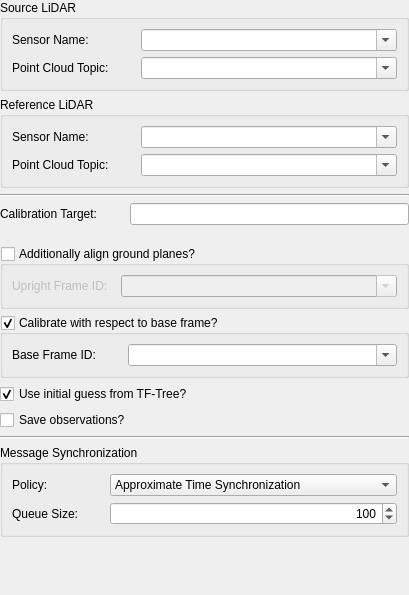
<?xml version="1.0" encoding="UTF-8"?>
<ui version="4.0">
 <class>multisensor_calibration::ExtrinsicLidarLidarConfigWidget</class>
 <widget class="QWidget" name="multisensor_calibration::ExtrinsicLidarLidarConfigWidget">
  <property name="geometry">
   <rect>
    <x>0</x>
    <y>0</y>
   <width>409</width>
   <height>595</height>
   </rect>
  </property>
  <property name="sizePolicy">
   <sizepolicy hsizetype="Preferred" vsizetype="Fixed">
    <horstretch>0</horstretch>
    <verstretch>0</verstretch>
   </sizepolicy>
  </property>
  <property name="minimumSize">
   <size>
    <width>0</width>
    <height>513</height>
   </size>
  </property>
  <property name="maximumSize">
   <size>
    <width>16777215</width>
    <height>595</height>
   </size>
  </property>
  <property name="windowTitle">
   <string>Form</string>
  </property>
  <layout class="QVBoxLayout" name="verticalLayout">
   <property name="leftMargin">
    <number>0</number>
   </property>
   <property name="topMargin">
    <number>0</number>
   </property>
   <property name="rightMargin">
    <number>0</number>
   </property>
   <property name="bottomMargin">
    <number>0</number>
   </property>
   <item>
    <widget class="QGroupBox" name="srcGroupBox">
     <property name="title">
      <string>Source LiDAR</string>
     </property>
     <layout class="QFormLayout" name="formLayout">
      <property name="horizontalSpacing">
       <number>32</number>
      </property>
      <item row="0" column="0">
       <widget class="QLabel" name="srcNameLabel">
        <property name="text">
         <string>Sensor Name:</string>
        </property>
       </widget>
      </item>
      <item row="0" column="1">
       <widget class="QComboBox" name="srcNameComboBox">
        <property name="toolTip">
         <string>Select or enter the name of the source LiDAR sensor.</string>
        </property>
        <property name="editable">
         <bool>true</bool>
        </property>
       </widget>
      </item>
      <item row="1" column="0">
       <widget class="QLabel" name="srcCloudTopicLabel">
        <property name="text">
         <string>Point Cloud Topic:</string>
        </property>
       </widget>
      </item>
      <item row="1" column="1">
       <widget class="QComboBox" name="srcCloudTopicComboBox">
        <property name="toolTip">
         <string>Select or enter the topic name on which the point clouds are published.</string>
        </property>
        <property name="editable">
         <bool>true</bool>
        </property>
       </widget>
      </item>
     </layout>
    </widget>
   </item>
   <item>
    <widget class="QGroupBox" name="refGroupBox">
     <property name="title">
      <string>Reference LiDAR</string>
     </property>
     <layout class="QFormLayout" name="formLayout_2">
      <property name="horizontalSpacing">
       <number>32</number>
      </property>
      <item row="0" column="0">
       <widget class="QLabel" name="refNameLabel">
        <property name="text">
         <string>Sensor Name:</string>
        </property>
       </widget>
      </item>
      <item row="1" column="0">
       <widget class="QLabel" name="refCloudTopicLabel">
        <property name="text">
         <string>Point Cloud Topic:</string>
        </property>
       </widget>
      </item>
      <item row="1" column="1">
       <widget class="QComboBox" name="refCloudTopicComboBox">
        <property name="toolTip">
         <string>Select or enter the topic name on which the point clouds are published.</string>
        </property>
        <property name="editable">
         <bool>true</bool>
        </property>
       </widget>
      </item>
      <item row="0" column="1">
       <widget class="QComboBox" name="refNameComboBox">
        <property name="toolTip">
         <string>Select or enter the name of the reference LiDAR sensor.</string>
        </property>
        <property name="editable">
         <bool>true</bool>
        </property>
       </widget>
      </item>
     </layout>
    </widget>
   </item>
   <item>
    <widget class="Line" name="line">
     <property name="orientation">
      <enum>Qt::Horizontal</enum>
     </property>
    </widget>
   </item>
   <item>
    <widget class="QWidget" name="calibTargetWidget" native="true">
     <property name="sizePolicy">
      <sizepolicy hsizetype="MinimumExpanding" vsizetype="Minimum">
       <horstretch>0</horstretch>
       <verstretch>0</verstretch>
      </sizepolicy>
     </property>
     <property name="minimumSize">
      <size>
       <width>0</width>
       <height>37</height>
      </size>
     </property>
     <property name="maximumSize">
      <size>
       <width>16777215</width>
       <height>37</height>
      </size>
     </property>
     <layout class="QFormLayout" name="formLayout_3">
      <property name="horizontalSpacing">
       <number>32</number>
      </property>
      <property name="leftMargin">
       <number>0</number>
      </property>
      <property name="topMargin">
       <number>0</number>
      </property>
      <property name="rightMargin">
       <number>0</number>
      </property>
      <property name="bottomMargin">
       <number>0</number>
      </property>
      <item row="0" column="0">
       <widget class="QLabel" name="calibTargetFileLabel">
        <property name="text">
         <string>Calibration Target:</string>
        </property>
       </widget>
      </item>
      <item row="0" column="1">
       <widget class="QLineEdit" name="calibTargetFileLineEdit">
        <property name="toolTip">
         <string>Configuration file of the calibration target.</string>
        </property>
        <property name="readOnly">
         <bool>true</bool>
        </property>
       </widget>
      </item>
     </layout>
    </widget>
   </item>
   <item>
    <widget class="QGroupBox" name="alignGroundPlanesGroupBox">
     <property name="toolTip">
      <string>Set to true, to additionally align the ground planes in the sensor data. Additionally specify the upright frame ID.</string>
     </property>
     <property name="title">
      <string>Additionally align ground planes?</string>
     </property>
     <property name="checkable">
      <bool>true</bool>
     </property>
     <property name="checked">
      <bool>false</bool>
     </property>
     <layout class="QFormLayout" name="formLayout_6">
      <property name="horizontalSpacing">
       <number>13</number>
      </property>
      <item row="0" column="0">
       <widget class="QLabel" name="uprightFrameIdLabel">
        <property name="text">
         <string>Upright Frame ID:</string>
        </property>
       </widget>
      </item>
      <item row="0" column="1">
       <widget class="QComboBox" name="uprightFrameIdComboBox">
        <property name="toolTip">
         <string>ID of Frame which has an upwards pointing z-axis. Used to detect ground plane in sensor data.</string>
        </property>
        <property name="editable">
         <bool>true</bool>
        </property>
       </widget>
      </item>
     </layout>
    </widget>
   </item>
   <item>
    <widget class="QGroupBox" name="baseFrameGroupBox">
     <property name="toolTip">
      <string>Calibrate the pose of the source sensor with respect to a base frame.</string>
     </property>
     <property name="title">
      <string>Calibrate with respect to base frame?</string>
     </property>
     <property name="checkable">
      <bool>true</bool>
     </property>
     <layout class="QFormLayout" name="formLayout_4">
      <property name="horizontalSpacing">
       <number>32</number>
      </property>
      <item row="0" column="0">
       <widget class="QLabel" name="baseFrameLabel">
        <property name="text">
         <string>Base Frame ID:</string>
        </property>
       </widget>
      </item>
      <item row="0" column="1">
       <widget class="QComboBox" name="baseFrameComboBox">
        <property name="toolTip">
         <string>Select the frame ID of the base frame with respect to which the pose is to be calibrated.</string>
        </property>
        <property name="editable">
         <bool>true</bool>
        </property>
        <property name="sizeAdjustPolicy">
         <enum>QComboBox::AdjustToContentsOnFirstShow</enum>
        </property>
       </widget>
      </item>
     </layout>
    </widget>
   </item>
   <item>
    <widget class="QCheckBox" name="initialGuessCheckBox">
     <property name="toolTip">
      <string>Use the data provided by the TF-Tree to extract an initial guess for the calibration.</string>
     </property>
     <property name="text">
      <string>Use initial guess from TF-Tree?</string>
     </property>
     <property name="checked">
      <bool>true</bool>
     </property>
    </widget>
   </item>
   <item>
    <widget class="QCheckBox" name="observationsCheckBox">
     <property name="toolTip">
      <string>Save the observations which have been used for the calibration into the calibration workspace.</string>
     </property>
     <property name="text">
      <string>Save observations?</string>
     </property>
    </widget>
   </item>
   <item>
    <widget class="Line" name="line_2">
     <property name="orientation">
      <enum>Qt::Horizontal</enum>
     </property>
    </widget>
   </item>
   <item>
    <widget class="QGroupBox" name="synchronizatioGroupBox">
     <property name="sizePolicy">
      <sizepolicy hsizetype="Preferred" vsizetype="Fixed">
       <horstretch>0</horstretch>
       <verstretch>0</verstretch>
      </sizepolicy>
     </property>
     <property name="title">
      <string>Message Synchronization</string>
     </property>
     <layout class="QFormLayout" name="formLayout_5">
      <property name="horizontalSpacing">
       <number>32</number>
      </property>
      <item row="0" column="0">
       <widget class="QLabel" name="syncPolicyLabel">
        <property name="text">
         <string>Policy:</string>
        </property>
       </widget>
      </item>
      <item row="0" column="1">
       <widget class="QComboBox" name="syncPolicyComboBox">
        <property name="toolTip">
         <string>Select which type of time synchronization is to be used to synchronize the sensor messages.</string>
        </property>
        <property name="currentIndex">
         <number>1</number>
        </property>
        <item>
         <property name="text">
          <string>Exact Time Synchronization</string>
         </property>
        </item>
        <item>
         <property name="text">
          <string>Approximate Time Synchronization</string>
         </property>
        </item>
        <item>
         <property name="text">
          <string>Latest Message (No Time Synchronization)</string>
         </property>
        </item>
       </widget>
      </item>
      <item row="1" column="0">
       <widget class="QLabel" name="queueSizeLabel">
        <property name="text">
         <string>Queue Size:</string>
        </property>
       </widget>
      </item>
      <item row="1" column="1">
       <widget class="QSpinBox" name="queueSizeSpinBox">
        <property name="toolTip">
         <string>Queue size used for the time synchronization.</string>
        </property>
        <property name="layoutDirection">
         <enum>Qt::LeftToRight</enum>
        </property>
        <property name="alignment">
         <set>Qt::AlignRight|Qt::AlignTrailing|Qt::AlignVCenter</set>
        </property>
        <property name="buttonSymbols">
         <enum>QAbstractSpinBox::UpDownArrows</enum>
        </property>
        <property name="minimum">
         <number>1</number>
        </property>
        <property name="maximum">
         <number>999</number>
        </property>
        <property name="singleStep">
         <number>10</number>
        </property>
        <property name="value">
         <number>100</number>
        </property>
       </widget>
      </item>
     </layout>
    </widget>
   </item>
   <item>
    <spacer name="verticalSpacer">
     <property name="orientation">
      <enum>Qt::Vertical</enum>
     </property>
     <property name="sizeType">
      <enum>QSizePolicy::MinimumExpanding</enum>
     </property>
     <property name="sizeHint" stdset="0">
      <size>
       <width>20</width>
       <height>0</height>
      </size>
     </property>
    </spacer>
   </item>
  </layout>
 </widget>
 <resources/>
 <connections/>
</ui>
